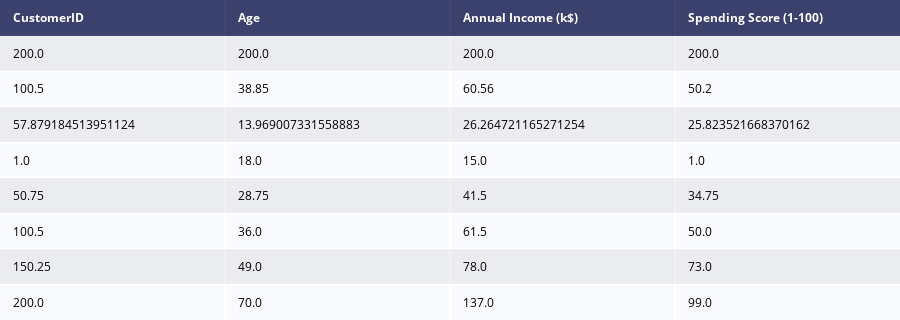

Here is the notebook cell this chart was saved with:
### Code cell
# describing the data

desc = ff.create_table(data.describe())
py.iplot(desc)

### Figure 1 — Plotly figure (JSON) as saved in the notebook; plotly's stock layout.template omitted (floating-point values rounded to 4 significant figures)
{"data": [{"colorscale": [[0, "#00083e"], [0.5, "#ededee"], [1, "#ffffff"]], "hoverinfo": "none", "opacity": 0.75, "showscale": false, "type": "heatmap", "z": [[0, 0, 0, 0], [0.5, 0.5, 0.5, 0.5], [1, 1, 1, 1], [0.5, 0.5, 0.5, 0.5], [1, 1, 1, 1], [0.5, 0.5, 0.5, 0.5], [1, 1, 1, 1], [0.5, 0.5, 0.5, 0.5], [1, 1, 1, 1]]}], "layout": {"annotations": [{"align": "left", "font": {"color": "#ffffff"}, "showarrow": false, "text": "<b>CustomerID</b>", "x": -0.45, "xanchor": "left", "xref": "x", "y": 0, "yref": "y"}, {"align": "left", "font": {"color": "#ffffff"}, "showarrow": false, "text": "<b>Age</b>", "x": 0.55, "xanchor": "left", "xref": "x", "y": 0, "yref": "y"}, {"align": "left", "font": {"color": "#ffffff"}, "showarrow": false, "text": "<b>Annual Income (k$)</b>", "x": 1.55, "xanchor": "left", "xref": "x", "y": 0, "yref": "y"}, {"align": "left", "font": {"color": "#ffffff"}, "showarrow": false, "text": "<b>Spending Score (1-100)</b>", "x": 2.55, "xanchor": "left", "xref": "x", "y": 0, "yref": "y"}, {"align": "left", "font": {"color": "#000000"}, "showarrow": false, "text": "200.0", "x": -0.45, "xanchor": "left", "xref": "x", "y": 1, "yref": "y"}, {"align": "left", "font": {"color": "#000000"}, "showarrow": false, "text": "200.0", "x": 0.55, "xanchor": "left", "xref": "x", "y": 1, "yref": "y"}, {"align": "left", "font": {"color": "#000000"}, "showarrow": false, "text": "200.0", "x": 1.55, "xanchor": "left", "xref": "x", "y": 1, "yref": "y"}, {"align": "left", "font": {"color": "#000000"}, "showarrow": false, "text": "200.0", "x": 2.55, "xanchor": "left", "xref": "x", "y": 1, "yref": "y"}, {"align": "left", "font": {"color": "#000000"}, "showarrow": false, "text": "100.5", "x": -0.45, "xanchor": "left", "xref": "x", "y": 2, "yref": "y"}, {"align": "left", "font": {"color": "#000000"}, "showarrow": false, "text": "38.85", "x": 0.55, "xanchor": "left", "xref": "x", "y": 2, "yref": "y"}, {"align": "left", "font": {"color": "#000000"}, "showarrow": false, "text": "60.56", "x": 1.55, "xanchor": "left", "xref": "x", "y": 2, "yref": "y"}, {"align": "left", "font": {"color": "#000000"}, "showarrow": false, "text": "50.2", "x": 2.55, "xanchor": "left", "xref": "x", "y": 2, "yref": "y"}, {"align": "left", "font": {"color": "#000000"}, "showarrow": false, "text": "57.879184513951124", "x": -0.45, "xanchor": "left", "xref": "x", "y": 3, "yref": "y"}, {"align": "left", "font": {"color": "#000000"}, "showarrow": false, "text": "13.969007331558883", "x": 0.55, "xanchor": "left", "xref": "x", "y": 3, "yref": "y"}, {"align": "left", "font": {"color": "#000000"}, "showarrow": false, "text": "26.264721165271254", "x": 1.55, "xanchor": "left", "xref": "x", "y": 3, "yref": "y"}, {"align": "left", "font": {"color": "#000000"}, "showarrow": false, "text": "25.823521668370162", "x": 2.55, "xanchor": "left", "xref": "x", "y": 3, "yref": "y"}, {"align": "left", "font": {"color": "#000000"}, "showarrow": false, "text": "1.0", "x": -0.45, "xanchor": "left", "xref": "x", "y": 4, "yref": "y"}, {"align": "left", "font": {"color": "#000000"}, "showarrow": false, "text": "18.0", "x": 0.55, "xanchor": "left", "xref": "x", "y": 4, "yref": "y"}, {"align": "left", "font": {"color": "#000000"}, "showarrow": false, "text": "15.0", "x": 1.55, "xanchor": "left", "xref": "x", "y": 4, "yref": "y"}, {"align": "left", "font": {"color": "#000000"}, "showarrow": false, "text": "1.0", "x": 2.55, "xanchor": "left", "xref": "x", "y": 4, "yref": "y"}, {"align": "left", "font": {"color": "#000000"}, "showarrow": false, "text": "50.75", "x": -0.45, "xanchor": "left", "xref": "x", "y": 5, "yref": "y"}, {"align": "left", "font": {"color": "#000000"}, "showarrow": false, "text": "28.75", "x": 0.55, "xanchor": "left", "xref": "x", "y": 5, "yref": "y"}, {"align": "left", "font": {"color": "#000000"}, "showarrow": false, "text": "41.5", "x": 1.55, "xanchor": "left", "xref": "x", "y": 5, "yref": "y"}, {"align": "left", "font": {"color": "#000000"}, "showarrow": false, "text": "34.75", "x": 2.55, "xanchor": "left", "xref": "x", "y": 5, "yref": "y"}, {"align": "left", "font": {"color": "#000000"}, "showarrow": false, "text": "100.5", "x": -0.45, "xanchor": "left", "xref": "x", "y": 6, "yref": "y"}, {"align": "left", "font": {"color": "#000000"}, "showarrow": false, "text": "36.0", "x": 0.55, "xanchor": "left", "xref": "x", "y": 6, "yref": "y"}, {"align": "left", "font": {"color": "#000000"}, "showarrow": false, "text": "61.5", "x": 1.55, "xanchor": "left", "xref": "x", "y": 6, "yref": "y"}, {"align": "left", "font": {"color": "#000000"}, "showarrow": false, "text": "50.0", "x": 2.55, "xanchor": "left", "xref": "x", "y": 6, "yref": "y"}, {"align": "left", "font": {"color": "#000000"}, "showarrow": false, "text": "150.25", "x": -0.45, "xanchor": "left", "xref": "x", "y": 7, "yref": "y"}, {"align": "left", "font": {"color": "#000000"}, "showarrow": false, "text": "49.0", "x": 0.55, "xanchor": "left", "xref": "x", "y": 7, "yref": "y"}, {"align": "left", "font": {"color": "#000000"}, "showarrow": false, "text": "78.0", "x": 1.55, "xanchor": "left", "xref": "x", "y": 7, "yref": "y"}, {"align": "left", "font": {"color": "#000000"}, "showarrow": false, "text": "73.0", "x": 2.55, "xanchor": "left", "xref": "x", "y": 7, "yref": "y"}, {"align": "left", "font": {"color": "#000000"}, "showarrow": false, "text": "200.0", "x": -0.45, "xanchor": "left", "xref": "x", "y": 8, "yref": "y"}, {"align": "left", "font": {"color": "#000000"}, "showarrow": false, "text": "70.0", "x": 0.55, "xanchor": "left", "xref": "x", "y": 8, "yref": "y"}, {"align": "left", "font": {"color": "#000000"}, "showarrow": false, "text": "137.0", "x": 1.55, "xanchor": "left", "xref": "x", "y": 8, "yref": "y"}, {"align": "left", "font": {"color": "#000000"}, "showarrow": false, "text": "99.0", "x": 2.55, "xanchor": "left", "xref": "x", "y": 8, "yref": "y"}], "height": 320, "margin": {"b": 0, "l": 0, "r": 0, "t": 0}, "xaxis": {"dtick": 1, "gridwidth": 2, "showticklabels": false, "tick0": -0.5, "ticks": "", "zeroline": false}, "yaxis": {"autorange": "reversed", "dtick": 1, "gridwidth": 2, "showticklabels": false, "tick0": 0.5, "ticks": "", "zeroline": false}}}
